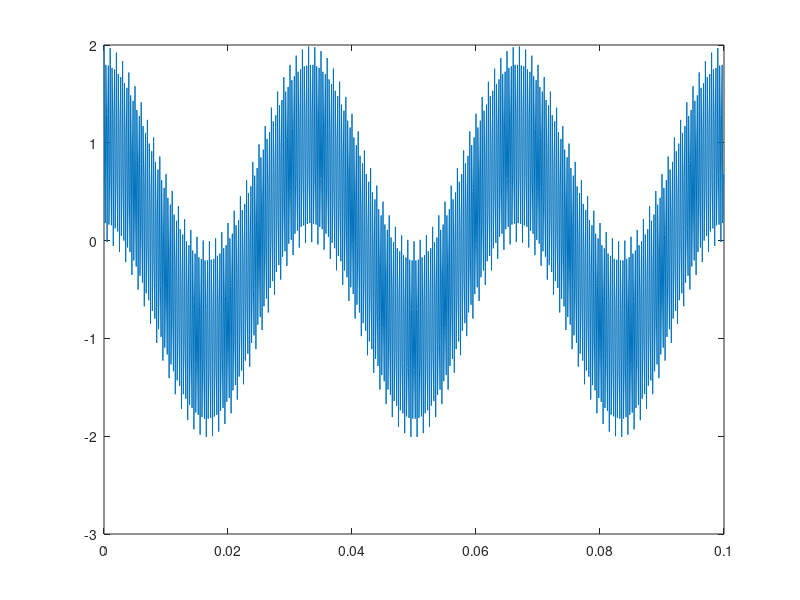
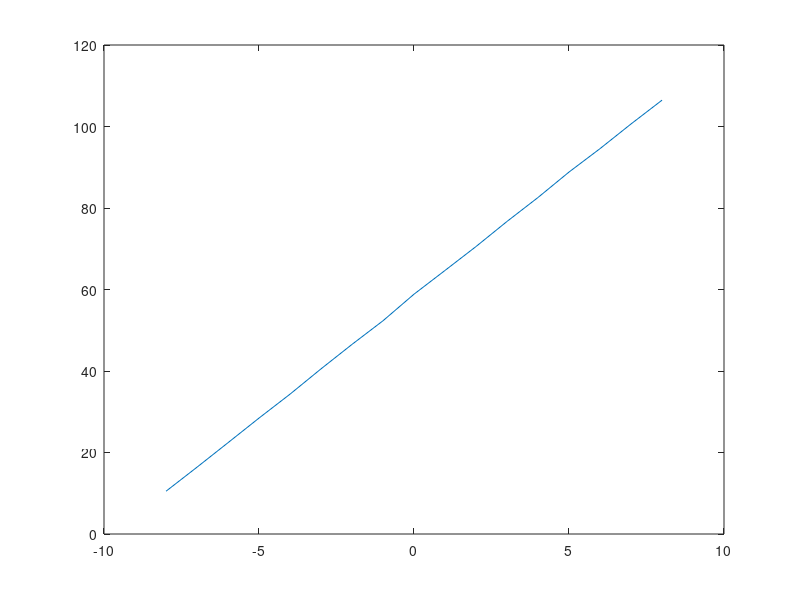

Source code (MATLAB) for these figures, in order:
% modelling the 1st order IIR LPF filter to determine the suitable
% registers' width to achieve the targetted SQNR

%close all
clear

% system parameters
sampling_freq = 10000; 
cutoff_freq = 100;
wo = 2*pi*cutoff_freq;
Ts = 1/sampling_freq;
Simulation_sampling_freq = 1e6;
SimTs=1/Simulation_sampling_freq;
Tmax = 1;

% system axis for sampling and simulation
tsim = 0:SimTs:Tmax-SimTs;
tsam = 0:Ts:Tmax-Ts;
fsim= -Simulation_sampling_freq/2:1/Tmax:Simulation_sampling_freq/2-1/Tmax;
fsam = -sampling_freq/2:1/Tmax:sampling_freq/2 - 1/Tmax;

% input parameters 
numOfBits_in = 8;
binPoint_in = 3;
vect_len = length(tsam);

% generating the input vector (uniform distribution)
%vect_in = floor(rand([1 vect_len])*(2^numOfBits_in))/(2^binPoint_in);

% generating 2 added sinusoids as inputs to the system
amp = 1;
cos_30_t = amp*cos(2*pi*30*tsam);
cos_3K_t = amp*cos(2*pi*3000*tsam);
cos_sum_t = cos_30_t + cos_3K_t;

% quantizing the input 
cos_sum_t_q = (floor(cos_sum_t*2^7)-1)/2^7;
figure;
plot(tsam(1:1000),cos_sum_t_q(1:1000));

% comparing the quantized input with the floating input
%hold on
%plot(tsam(1:1000),cos_sum_t(1:1000));
%legend('quantized','float');

% after having the architecture of the filer that is built on the equation
% y(n) = y_coeff*y(n-1) + x_coeff*x(n-1)
y_coeff = floor(exp(-wo*Ts)*2^11)/(2^11);      % quantize it to U(0,11)
x_coeff = floor(wo*2^-2)/2^-2;               % quantize it to U(10,-2)

%floating point operations
y_fl = zeros([1 vect_len]);
y_fl(1) = x_coeff*cos_sum_t_q(1);
for i = 1:vect_len-1
    y_fl(i+1) = y_coeff*y_fl(i) + x_coeff*cos_sum_t_q(i+1);
end
% calculating the noiseless average power 
y_fl_power = y_fl.^2;
y_fl_power_avg = sum(y_fl_power)/vect_len;


% we decided that the integral part of y is 19 bits (from DC gain * in_max) so now we need to decide the
% fracional part (x)
SQNR = zeros([1 8]);
for x = -8:8
    y_fx = zeros([1 vect_len]);
    y_fx(1) = x_coeff*cos_sum_t_q(1);
    for i = 1:vect_len-1
        y_temp = y_coeff*y_fx(i) + x_coeff*cos_sum_t_q(i+1);
        % round for x
        %y_temp = round(y_temp * 2^x);
        y_temp = floor(y_temp * 2^x);
        y_fx(i+1) = y_temp/(2^x);
    end
    % calculating the quantization noise power
    fx_error_power = (y_fl-y_fx).^2;
    fx_error_power_avg = sum(fx_error_power)/vect_len;
    SQNR(x+9) = pow2db(y_fl_power_avg/fx_error_power_avg);
end

x = -8:8;
figure;
%hold on;
plot(x, SQNR);
%wo_fx = round(2*pi*100*2^-2)/2^(-2); %representing wo in 8 bits U(10.-2)